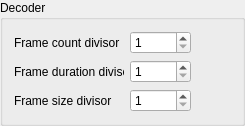
             <widget class="QGroupBox" name="groupBoxDecoder">
              <property name="sizePolicy">
               <sizepolicy hsizetype="Preferred" vsizetype="Maximum">
                <horstretch>0</horstretch>
                <verstretch>0</verstretch>
               </sizepolicy>
              </property>
              <property name="title">
               <string>Decoder</string>
              </property>
              <layout class="QGridLayout" name="gridLayout_6">
               <item row="1" column="0">
                <widget class="QLabel" name="label_16">
                 <property name="sizePolicy">
                  <sizepolicy hsizetype="MinimumExpanding" vsizetype="Preferred">
                   <horstretch>0</horstretch>
                   <verstretch>0</verstretch>
                  </sizepolicy>
                 </property>
                 <property name="minimumSize">
                  <size>
                   <width>0</width>
                   <height>0</height>
                  </size>
                 </property>
                 <property name="maximumSize">
                  <size>
                   <width>110</width>
                   <height>16777215</height>
                  </size>
                 </property>
                 <property name="text">
                  <string>Frame duration divisor</string>
                 </property>
                </widget>
               </item>
               <item row="1" column="1">
                <widget class="QSpinBox" name="spinBoxDecoderFrameDurationDivisor">
                 <property name="sizePolicy">
                  <sizepolicy hsizetype="MinimumExpanding" vsizetype="Fixed">
                   <horstretch>0</horstretch>
                   <verstretch>0</verstretch>
                  </sizepolicy>
                 </property>
                 <property name="maximumSize">
                  <size>
                   <width>100</width>
                   <height>16777215</height>
                  </size>
                 </property>
                 <property name="toolTip">
                  <string>Increase to increase fps (will show each frame for less time)</string>
                 </property>
                 <property name="minimum">
                  <number>1</number>
                 </property>
                 <property name="maximum">
                  <number>99999</number>
                 </property>
                </widget>
               </item>
               <item row="0" column="1">
                <widget class="QSpinBox" name="spinBoxDecoderFrameCountDivisor">
                 <property name="sizePolicy">
                  <sizepolicy hsizetype="MinimumExpanding" vsizetype="Fixed">
                   <horstretch>0</horstretch>
                   <verstretch>0</verstretch>
                  </sizepolicy>
                 </property>
                 <property name="maximumSize">
                  <size>
                   <width>100</width>
                   <height>16777215</height>
                  </size>
                 </property>
                 <property name="toolTip">
                  <string>Increase to decrease fps (will skip frames)</string>
                 </property>
                 <property name="minimum">
                  <number>1</number>
                 </property>
                 <property name="maximum">
                  <number>99999</number>
                 </property>
                </widget>
               </item>
               <item row="0" column="0">
                <widget class="QLabel" name="label_15">
                 <property name="sizePolicy">
                  <sizepolicy hsizetype="MinimumExpanding" vsizetype="Preferred">
                   <horstretch>0</horstretch>
                   <verstretch>0</verstretch>
                  </sizepolicy>
                 </property>
                 <property name="minimumSize">
                  <size>
                   <width>0</width>
                   <height>0</height>
                  </size>
                 </property>
                 <property name="maximumSize">
                  <size>
                   <width>110</width>
                   <height>16777215</height>
                  </size>
                 </property>
                 <property name="text">
                  <string>Frame count divisor</string>
                 </property>
                </widget>
               </item>
               <item row="2" column="0">
                <widget class="QLabel" name="label_23">
                 <property name="sizePolicy">
                  <sizepolicy hsizetype="MinimumExpanding" vsizetype="Preferred">
                   <horstretch>0</horstretch>
                   <verstretch>0</verstretch>
                  </sizepolicy>
                 </property>
                 <property name="minimumSize">
                  <size>
                   <width>0</width>
                   <height>0</height>
                  </size>
                 </property>
                 <property name="maximumSize">
                  <size>
                   <width>110</width>
                   <height>16777215</height>
                  </size>
                 </property>
                 <property name="text">
                  <string>Frame size divisor</string>
                 </property>
                </widget>
               </item>
               <item row="2" column="1">
                <widget class="QSpinBox" name="spinBoxDecoderFrameSizeDivisor">
                 <property name="sizePolicy">
                  <sizepolicy hsizetype="MinimumExpanding" vsizetype="Fixed">
                   <horstretch>0</horstretch>
                   <verstretch>0</verstretch>
                  </sizepolicy>
                 </property>
                 <property name="maximumSize">
                  <size>
                   <width>100</width>
                   <height>16777215</height>
                  </size>
                 </property>
                 <property name="toolTip">
                  <string>Increase to decrease to video frame size</string>
                 </property>
                 <property name="minimum">
                  <number>1</number>
                 </property>
                 <property name="maximum">
                  <number>99999</number>
                 </property>
                 <property name="value">
                  <number>1</number>
                 </property>
                </widget>
               </item>
               <item row="0" column="2">
                <spacer name="horizontalSpacer_2">
                 <property name="orientation">
                  <enum>Qt::Horizontal</enum>
                 </property>
                 <property name="sizeHint" stdset="0">
                  <size>
                   <width>40</width>
                   <height>20</height>
                  </size>
                 </property>
                </spacer>
               </item>
              </layout>
             </widget>
